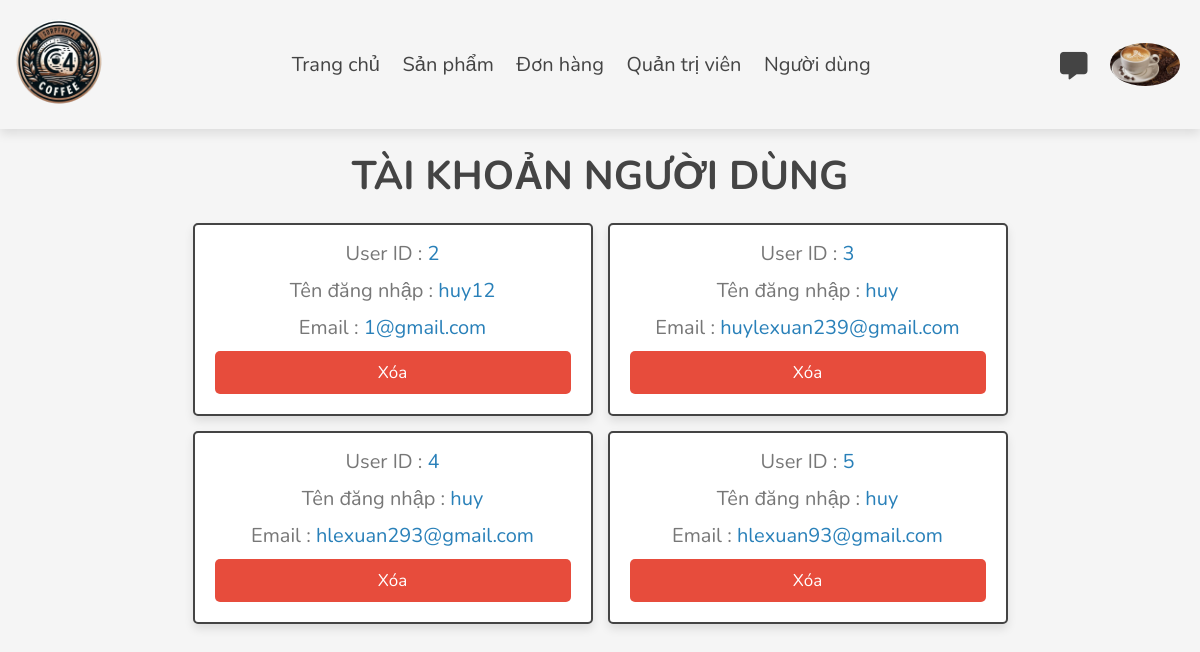
Page /admin/users_accounts.php (signed in) on the committed database.
### tables this page shows
CREATE TABLE `users` (
  `id` int(100) NOT NULL,
  `name` varchar(20) NOT NULL,
  `email` varchar(50) NOT NULL,
  `password` varchar(50) NOT NULL,
  `image` varchar(200) NOT NULL,
  `diachi` varchar(100) NOT NULL DEFAULT '0',
  `sdt` int(20) NOT NULL DEFAULT 0
);

### admin/users_accounts.php (the view, shortened to what this page needs)
<?php
include '../components/connect.php';
?>
<!DOCTYPE html>
<html lang="en">
<head>
   <link rel="stylesheet" href="https://cdnjs.cloudflare.com/ajax/libs/font-awesome/6.1.1/css/all.min.css">
   <link rel="stylesheet" href="../css/admin_main.css">
</head>
<body>
<?php include '../components/admin_header.php'; ?>
<section class="accounts">
   <h1 class="heading">tài khoản người dùng</h1>
   <div class="box-container">
   <?php
      $select_accounts = $conn->prepare("SELECT * FROM `users`");
      $select_accounts->execute();
      if($select_accounts->rowCount() > 0){
         while($fetch_accounts = $select_accounts->fetch(PDO::FETCH_ASSOC)){
   ?>
   <div class="box">
      <p> User ID : <span><?= $fetch_accounts['id']; ?></span> </p>
      <p> Tên đăng nhập : <span><?= $fetch_accounts['name']; ?></span> </p>
      <p> Email : <span><?= $fetch_accounts['email']; ?></span> </p>
      <a href="users_accounts.php?delete=<?= $fetch_accounts['id']; ?>" onclick="return confirm('Xóa tài khoản này? Thông tin liên quan đến người dùng cũng sẽ bị xóa!')" class="delete-btn">Xóa</a>
   </div>
   <?php
         }
      }else{
         echo '<p class="empty">Không có tài khoản nào!</p>';
      }
   ?>
   </div>
</section>
</body>
</html>

### components/admin_header.php (shortened to what this page needs)
<?php
global $conn;
?>
<header class="header">
   <section class="flex">
      <a href="../admin/dashboard.php" class="logo"><img src="../image/bgrr.png" class="logo"></a>
      <nav class="navbar">
         <a href="../admin/dashboard.php">Trang chủ</a>
         <a href="../admin/products.php">Sản phẩm</a>
         <a href="../admin/placed_orders.php">Đơn hàng</a>
         <a href="../admin/admin_accounts.php">Quản trị viên</a>
         <a href="../admin/users_accounts.php">Người dùng</a>
      </nav>
      <div class="icons">
         <a href="../admin/messages.php"><i class="fas fa-message"></i></a>
         <?php
         $select_profile = $conn->prepare("SELECT * FROM `admins` WHERE id = ?");
         $select_profile->execute([$admin_id]);
         if ($select_profile->rowCount() > 0) {
            $fetch_profile = $select_profile->fetch(PDO::FETCH_ASSOC);
            ?>
            <img id="user-btn" class="fas fa-user" src="../uploaded_img/<?= $fetch_profile['image']; ?>" alt="">
            <?php
         } else {
            ?>
            <div id="user-btn" class="fas fa-user"></div>
            <?php
         }
         ?>
      </div>
   </section>
</header>

### css/admin_main.css (style rules this page uses)
:root { --main-color:#2980b9; --orange:#f39c12; --red:#e74c3c; --black:#444; --white:#fff; --light-color:#777; --light-bg:#f5f5f5; --border:.2rem solid var(--black); --box-shadow:0 .5rem 1rem rgba(0,0,0,.1); }
* { font-family: 'Nunito', sans-serif; margin:0; padding:0; box-sizing: border-box; outline: none; border:none; text-decoration: none; }
html { font-size: 62.5%; overflow-x: hidden; }
body { background-color: var(--light-bg); }
section { padding:2rem; max-width: 1200px; margin:0 auto; }
.heading { font-size: 4rem; color:var(--black); margin-bottom: 2rem; text-align: center; text-transform: uppercase; }
.btn, .delete-btn, .option-btn { display: block; width: 100%; margin-top: 1rem; border-radius: .5rem; padding:1rem 3rem; font-size: 1.7rem; text-transform: capitalize; color:var(--white); cursor: pointer; text-align: center; }
.delete-btn { background-color: var(--red); }
.header { position: sticky; top:0; left:0; right:0; background-color: var(--light-bg); box-shadow: var(--box-shadow); z-index: 1000; }
.header .flex { display: flex; align-items: center; justify-content: space-between; position: relative; }
.header .flex .logo { font-size: 2.5rem; color:var(--black); width: 120px; max-height: 100%; margin: -10px; }
.header .flex .navbar a { margin:0 1rem; font-size: 2rem; color:var(--black); }
.header .flex .icons>* { margin-left: 1.75rem; font-size: 2.75rem; cursor: pointer; color:var(--black); }
.header .flex .icons img { min-width: 10px; min-height: 10px; max-width: 70px; max-height: 50px; border-radius: 50%; margin-bottom: -10px; margin-left: 20px; }
.accounts .box-container { display: grid; grid-template-columns: repeat(auto-fit, 40rem); gap:1.5rem; align-items: flex-start; justify-content: center; }
.accounts .box-container .box { padding:2rem; padding-top: .5rem; border-radius: .5rem; text-align: center; border:var(--border); background-color: var(--white); box-shadow: var(--box-shadow); }
.accounts .box-container .box p { font-size: 2rem; color:var(--light-color); margin: 1rem 0; }
.accounts .box-container .box p span { color:var(--main-color); }

### rows in the picture
users: id "2", name "huy12", email "1@gmail.com"
users: id "3", name "huy", email "huylexuan239@gmail.com"
users: id "4", name "huy", email "hlexuan293@gmail.com"
users: id "5", name "huy", email "hlexuan93@gmail.com"
